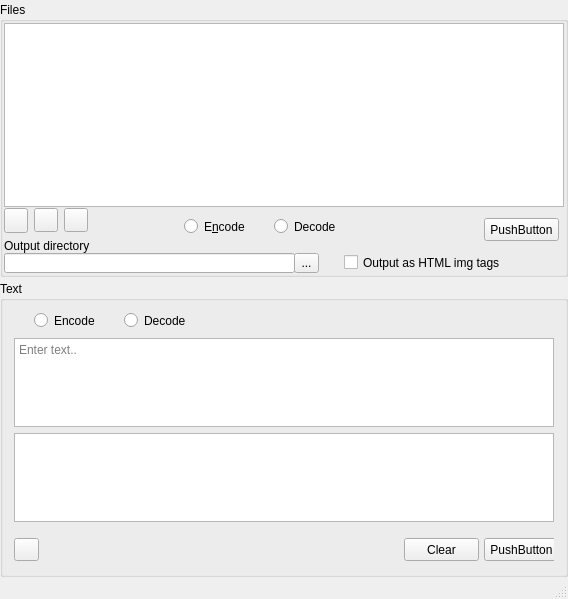
<?xml version="1.0" encoding="UTF-8"?>
<ui version="4.0">
 <class>MainWindow</class>
 <widget class="QMainWindow" name="MainWindow">
  <property name="geometry">
   <rect>
    <x>0</x>
    <y>0</y>
    <width>568</width>
    <height>599</height>
   </rect>
  </property>
  <property name="windowTitle">
   <string>MainWindow</string>
  </property>
  <widget class="QWidget" name="centralWidget">
   <layout class="QVBoxLayout" name="verticalLayout">
    <property name="leftMargin">
     <number>0</number>
    </property>
    <property name="topMargin">
     <number>0</number>
    </property>
    <property name="rightMargin">
     <number>0</number>
    </property>
    <property name="bottomMargin">
     <number>0</number>
    </property>
    <item>
     <widget class="QGroupBox" name="groupBox">
      <property name="minimumSize">
       <size>
        <width>0</width>
        <height>275</height>
       </size>
      </property>
      <property name="maximumSize">
       <size>
        <width>16777215</width>
        <height>270</height>
       </size>
      </property>
      <property name="title">
       <string>Files</string>
      </property>
      <layout class="QVBoxLayout" name="verticalLayout_2">
       <property name="spacing">
        <number>1</number>
       </property>
       <property name="leftMargin">
        <number>1</number>
       </property>
       <property name="topMargin">
        <number>1</number>
       </property>
       <property name="rightMargin">
        <number>1</number>
       </property>
       <property name="bottomMargin">
        <number>1</number>
       </property>
       <item>
        <widget class="QListWidget" name="listFiles">
         <property name="editTriggers">
          <set>QAbstractItemView::NoEditTriggers</set>
         </property>
         <property name="selectionMode">
          <enum>QAbstractItemView::MultiSelection</enum>
         </property>
        </widget>
       </item>
       <item>
        <widget class="QWidget" name="widget" native="true">
         <property name="minimumSize">
          <size>
           <width>0</width>
           <height>65</height>
          </size>
         </property>
         <widget class="QToolButton" name="btnAddFile">
          <property name="geometry">
           <rect>
            <x>0</x>
            <y>0</y>
            <width>24</width>
            <height>25</height>
           </rect>
          </property>
          <property name="text">
           <string/>
          </property>
          <property name="icon">
           <iconset resource="bin64ed.qrc">
            <normaloff>:/images/add.png</normaloff>:/images/add.png</iconset>
          </property>
          <property name="iconSize">
           <size>
            <width>18</width>
            <height>18</height>
           </size>
          </property>
          <property name="toolButtonStyle">
           <enum>Qt::ToolButtonIconOnly</enum>
          </property>
         </widget>
         <widget class="QPushButton" name="btnGoFile">
          <property name="geometry">
           <rect>
            <x>480</x>
            <y>10</y>
            <width>75</width>
            <height>23</height>
           </rect>
          </property>
          <property name="text">
           <string>PushButton</string>
          </property>
         </widget>
         <widget class="QToolButton" name="btnDeleteFile">
          <property name="geometry">
           <rect>
            <x>30</x>
            <y>0</y>
            <width>24</width>
            <height>24</height>
           </rect>
          </property>
          <property name="text">
           <string/>
          </property>
          <property name="icon">
           <iconset resource="bin64ed.qrc">
            <normaloff>:/images/remove.png</normaloff>:/images/remove.png</iconset>
          </property>
          <property name="iconSize">
           <size>
            <width>18</width>
            <height>18</height>
           </size>
          </property>
         </widget>
         <widget class="QToolButton" name="btnClearList">
          <property name="geometry">
           <rect>
            <x>60</x>
            <y>0</y>
            <width>24</width>
            <height>24</height>
           </rect>
          </property>
          <property name="text">
           <string/>
          </property>
          <property name="icon">
           <iconset resource="bin64ed.qrc">
            <normaloff>:/images/clear.png</normaloff>:/images/clear.png</iconset>
          </property>
          <property name="iconSize">
           <size>
            <width>18</width>
            <height>18</height>
           </size>
          </property>
         </widget>
         <widget class="QRadioButton" name="checkEncode">
          <property name="geometry">
           <rect>
            <x>180</x>
            <y>10</y>
            <width>82</width>
            <height>17</height>
           </rect>
          </property>
          <property name="text">
           <string>E&amp;ncode</string>
          </property>
         </widget>
         <widget class="QRadioButton" name="checkDecode">
          <property name="geometry">
           <rect>
            <x>270</x>
            <y>10</y>
            <width>82</width>
            <height>17</height>
           </rect>
          </property>
          <property name="text">
           <string>Decode</string>
          </property>
         </widget>
         <widget class="QLineEdit" name="textOutputDirectory">
          <property name="geometry">
           <rect>
            <x>0</x>
            <y>45</y>
            <width>291</width>
            <height>20</height>
           </rect>
          </property>
         </widget>
         <widget class="QToolButton" name="btnPickDir">
          <property name="geometry">
           <rect>
            <x>290</x>
            <y>45</y>
            <width>25</width>
            <height>20</height>
           </rect>
          </property>
          <property name="text">
           <string>...</string>
          </property>
         </widget>
         <widget class="QLabel" name="label">
          <property name="geometry">
           <rect>
            <x>0</x>
            <y>30</y>
            <width>101</width>
            <height>16</height>
           </rect>
          </property>
          <property name="text">
           <string>Output directory</string>
          </property>
         </widget>
         <widget class="QCheckBox" name="checkImgTag">
          <property name="geometry">
           <rect>
            <x>340</x>
            <y>45</y>
            <width>211</width>
            <height>19</height>
           </rect>
          </property>
          <property name="text">
           <string>Output as HTML img tags</string>
          </property>
         </widget>
        </widget>
       </item>
      </layout>
     </widget>
    </item>
    <item>
     <widget class="QGroupBox" name="groupBox_2">
      <property name="title">
       <string>Text</string>
      </property>
      <layout class="QVBoxLayout" name="verticalLayout_3">
       <item>
        <widget class="QWidget" name="widget_2" native="true">
         <property name="minimumSize">
          <size>
           <width>0</width>
           <height>20</height>
          </size>
         </property>
         <widget class="QRadioButton" name="checkEncodeText">
          <property name="geometry">
           <rect>
            <x>20</x>
            <y>0</y>
            <width>82</width>
            <height>17</height>
           </rect>
          </property>
          <property name="text">
           <string>Encode</string>
          </property>
         </widget>
         <widget class="QRadioButton" name="checkDecodeText">
          <property name="geometry">
           <rect>
            <x>110</x>
            <y>0</y>
            <width>82</width>
            <height>17</height>
           </rect>
          </property>
          <property name="text">
           <string>Decode</string>
          </property>
         </widget>
        </widget>
       </item>
       <item>
        <widget class="QPlainTextEdit" name="textInput">
         <property name="placeholderText">
          <string>Enter text..</string>
         </property>
        </widget>
       </item>
       <item>
        <widget class="QPlainTextEdit" name="textOutput">
         <property name="readOnly">
          <bool>true</bool>
         </property>
        </widget>
       </item>
       <item>
        <widget class="QWidget" name="widget_3" native="true">
         <property name="minimumSize">
          <size>
           <width>0</width>
           <height>35</height>
          </size>
         </property>
         <widget class="QPushButton" name="btnGoText">
          <property name="geometry">
           <rect>
            <x>470</x>
            <y>10</y>
            <width>75</width>
            <height>23</height>
           </rect>
          </property>
          <property name="text">
           <string>PushButton</string>
          </property>
         </widget>
         <widget class="QPushButton" name="btnClearText">
          <property name="geometry">
           <rect>
            <x>390</x>
            <y>10</y>
            <width>75</width>
            <height>23</height>
           </rect>
          </property>
          <property name="text">
           <string>Clear</string>
          </property>
         </widget>
         <widget class="QToolButton" name="btnAbout">
          <property name="geometry">
           <rect>
            <x>0</x>
            <y>10</y>
            <width>25</width>
            <height>23</height>
           </rect>
          </property>
          <property name="text">
           <string/>
          </property>
          <property name="icon">
           <iconset resource="bin64ed.qrc">
            <normaloff>:/images/info_icon.png</normaloff>:/images/info_icon.png</iconset>
          </property>
          <property name="iconSize">
           <size>
            <width>19</width>
            <height>19</height>
           </size>
          </property>
         </widget>
        </widget>
       </item>
      </layout>
     </widget>
    </item>
   </layout>
  </widget>
  <widget class="QStatusBar" name="statusBar"/>
 </widget>
 <layoutdefault spacing="6" margin="11"/>
 <resources>
  <include location="bin64ed.qrc"/>
 </resources>
 <connections/>
</ui>
